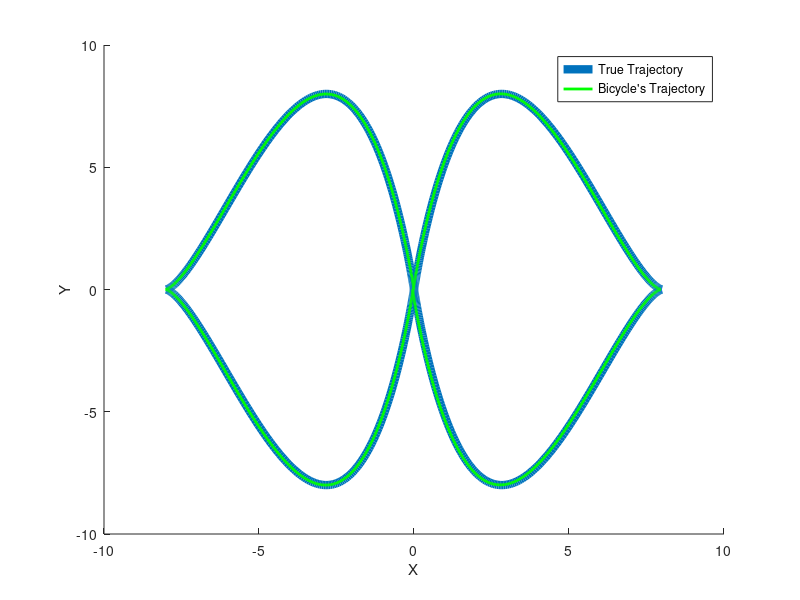
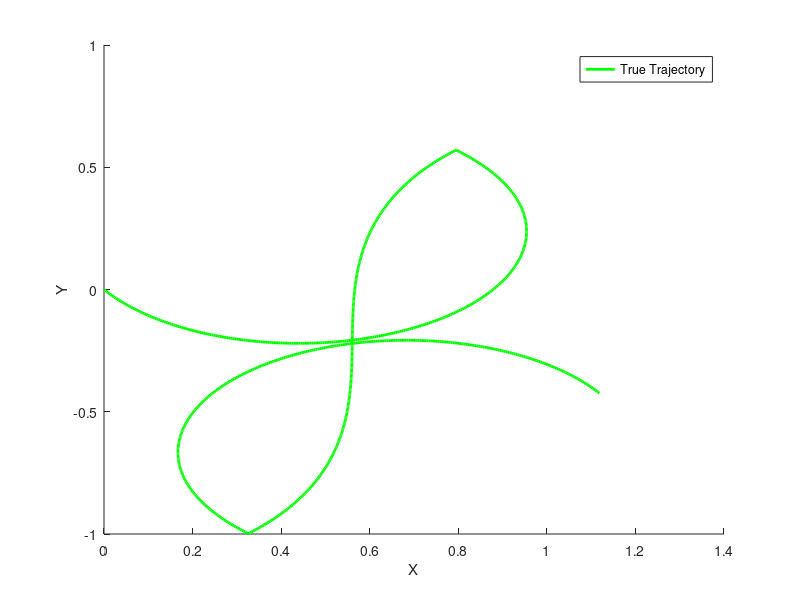

The MATLAB source for these figures, in order:
Ts = 0.001; 
ITER = 1e3;

t=linspace(-pi,pi,ITER); 
x = 8*sin(t).^3; y = 8*sin((2*t)).^3;
vx  = gradient(x, Ts); vy = gradient(y, Ts);
ax  = gradient(vx, Ts); ay = gradient(vy, Ts);
phi = atan2(vy, vx); 

%resulting forward kinematic velocities
x_f = zeros(1, ITER); y_f = zeros(1, ITER); 

delta_f = 0*pi/180; 

for n=1:ITER-1
    J = [cos(delta_f)*cos(phi(n)) 0; 
         cos(delta_f)*sin(phi(n)) 0;
         0 1];
    J_inv = pinv(J);
    
    X = [vx(n); vy(n); phi(n)];
    B = J_inv*X; %chassis velocities
    
    %forward kinematic
    
    
    %x_f(n+1) = x_f(n) + Ts*B(1)*cos(phi(n)+ 0); %*cos(delta_f)
    %y_f(n+1) = y_f(n) + Ts*B(1)*sin(phi(n)+ 0);
    
    x_f(n+1) = x_f(n) + 0.5*(Ts*B(1)*cos(phi(n)+0) + Ts*B(1)*cos(phi(n)+0+Ts*B(2))); %*cos(delta_f)
    y_f(n+1) = y_f(n) + 0.5*(Ts*B(1)*sin(phi(n)+0) + Ts*B(1)*sin(phi(n)+0+Ts*B(2)));


end
hold on 
plot(x, y, 'linewidth', 6)
plot(x_f, y_f, 'g-','linewidth', 2)
legend('True Trajectory', "Bicycle's Trajectory")
xlabel('X')
ylabel('Y')
hold off
print('traj_figure', '-dpng')

%% second approach

clear all;clc;
Ts = 0.01; 
ITER = 1e3;
omega = 2*pi/10;
v = 0.5; % bicycle velocity
d = 2; % length of chasis
lr = d*0.6; 
t=linspace(-pi,pi,ITER); 
%resulting forward kinematic velocities
x_f = zeros(1, ITER); y_f = zeros(1, ITER); 

% steering angle delta f 
delta_f = 2*cos(omega*t);
plot(t,delta_f)
figure;
%velocity-chassis angle
beta = atan2(lr*tan(delta_f),d);

% phi
phi = (1/d).*cos(beta).*tan(delta_f);

for n=1:ITER-1
    %x_f(n+1) = x_f(n) + Ts*v*cos(phi(n)+ beta(n)); 
    %y_f(n+1) = y_f(n) + Ts*v*sin(phi(n)+ beta(n));
    
    x_f(n+1) = x_f(n) + 0.5*(Ts*v*cos(phi(n)+beta(n)) + Ts*v*cos(phi(n)+beta(n)+Ts*omega)); %*cos(delta_f)
    y_f(n+1) = y_f(n) + 0.5*(Ts*v*sin(phi(n)+beta(n)) + Ts*v*sin(phi(n)+beta(n)+Ts*omega));
    
end
hold on 
% plot(x, y, 'linewidth', 6)
plot(x_f, y_f, 'g-','linewidth', 2)
legend('True Trajectory', "Bicycle's Trajectory")
xlabel('X')
ylabel('Y')
hold off
print('traj_figure', '-dpng')
